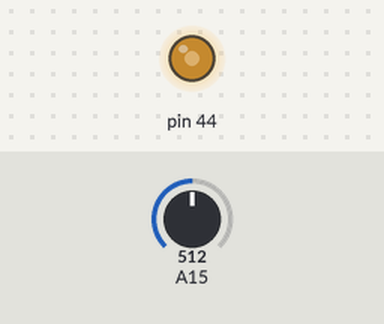
Recording of a sketch running on a simulated Arduino Mega 2560, built with avr-gcc and run on an emulated ATmega2560. Parts: output pins drawn as LEDs (lit = HIGH). The test bench sets the inputs (shaded band); at power-on: A15 = 512.

Above: at 1.2 s.
1.3 s: A15 set to 716
At 1.9 s:
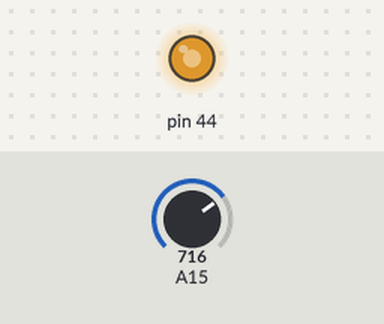
2.8 s: A15 set to 900
At 4.0 s:
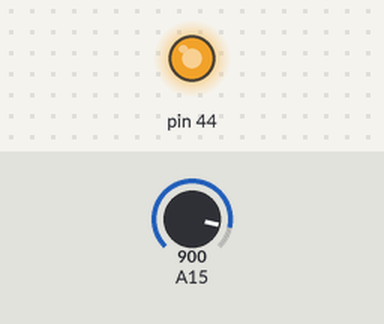
4.3 s: A15 set to 122
At 5.4 s:
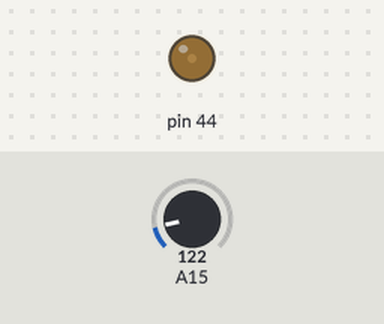
5.8 s: A15 set to 0
At 6.5 s:
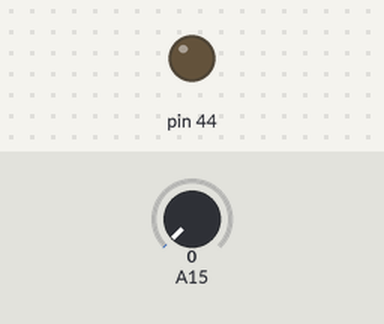
7.3 s: A15 set to 511
At 7.7 s:
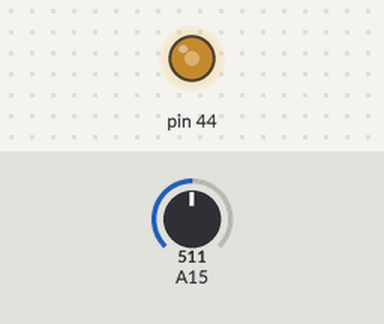
Timing chart, 0 to 9.8 s (numbered marks = the images above; inputs shaded):
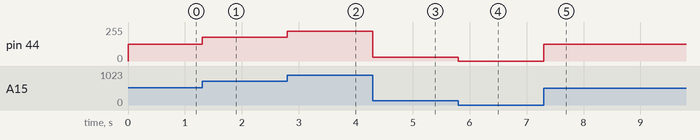

Measured:
- after the input at 1.3 s, pin 44: 127/255 → 178/255 at once
- after the input at 2.8 s, pin 44: 178/255 → 224/255 at once
- after the input at 4.3 s, pin 44: 224/255 → 30/255 at once
- after the input at 5.8 s, pin 44: 30/255 → 0/255 at once
- after the input at 7.3 s, pin 44: 0/255 → 127/255 at once

The sketch:

iw_0706_test.ino
```cpp
//변수선언
int raw = 0;   // A15 입력값 (0 ~ 1023)
int pwm = 0;   // 0~255로 환산된 PWM 값

void setup() {
  pinMode(A15, INPUT);
  pinMode(44, OUTPUT);
}

void loop() {
  raw = analogRead(A15);
  pwm = map(raw, 0, 1023, 0, 255);

  analogWrite(44, pwm);
}
```
